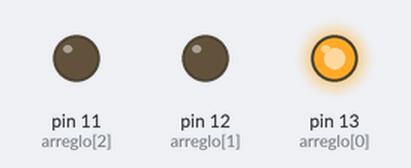
Recording of a sketch running on a simulated Arduino Uno, built with avr-gcc and run on an emulated ATmega328P. Parts: output pins drawn as LEDs (lit = HIGH).

Above: at 0.2 s.
At 1.2 s:
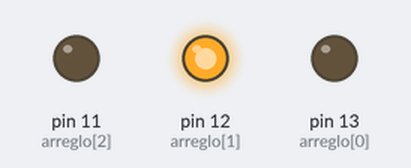
At 2.2 s:
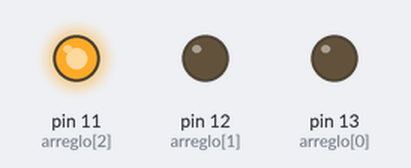
At 5.7 s:
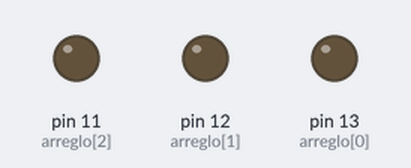
Timing chart, 0 to 6.9 s (numbered marks = the images above):
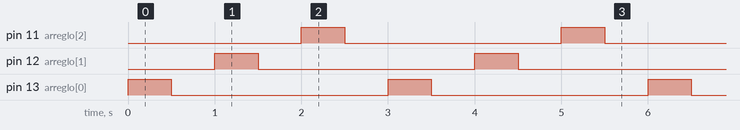

The sketch:

ARREGLO_PARPADEO_LEDS.ino
```cpp
byte arreglo[3] = {13, 12, 11};
/*
  Un arreglo es un conjunto de numeros que se su forma de escribir es
  TIPO NOMBRE[NUMERO DE ELEMENTOS]={ELEMENTOS};
  TYPE NAME [#]={val 1, val 2,..., val n};
*/
byte i = 0;//aqui definimos la variable que nos ayudará a decir cuantas veces queremos que parpaden los focos
void setup() {
  Serial.begin(9600);
}

void loop() {
  for (int a = 0; a < 3; a++) {//aqui hacemos un contador declarando la variable a
    pinMode (arreglo[a], OUTPUT);
  }
  while (i < 5) {
    digitalWrite (arreglo[0], 1);
    delay(500);
    digitalWrite (arreglo[0], 0);
    delay(500);
    digitalWrite (arreglo[1], 1);
    delay(500);
    digitalWrite (arreglo[1], 0);
    delay(500);
    digitalWrite (arreglo[2], 1);
    delay(500);
    digitalWrite (arreglo[2], 0);
    delay(500);
    i++;
  }
}
```

Measured:
- by itself, pin 11 (arreglo[2]), pin 12 (arreglo[1]), pin 13 (arreglo[0]): alternates HIGH for 0.50 s and LOW for 2.5 s, 10 changes in all, then stays LOW
- by itself, everything shown: repeats every 3.0 s, in 6 steps
